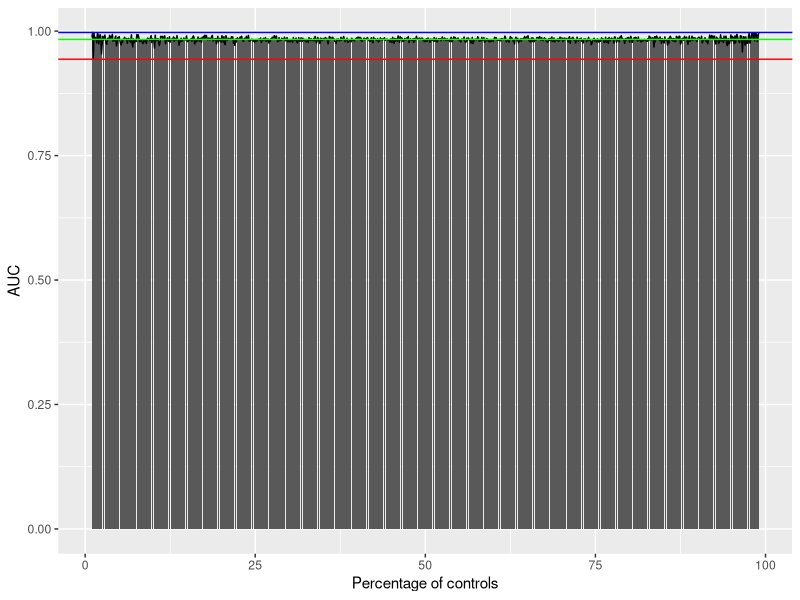
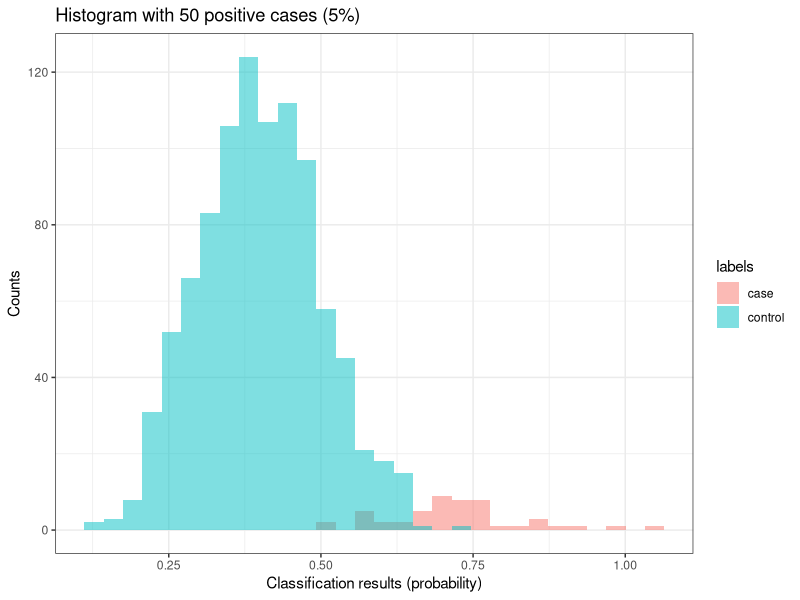
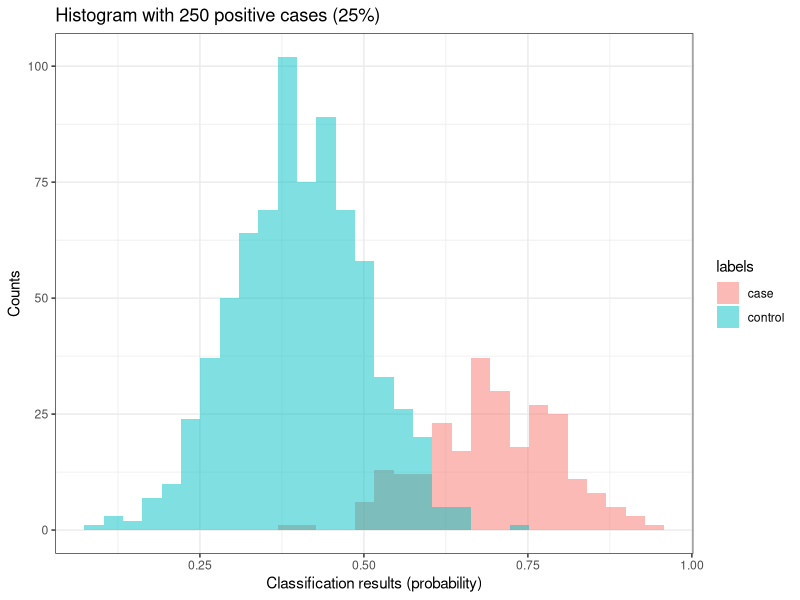
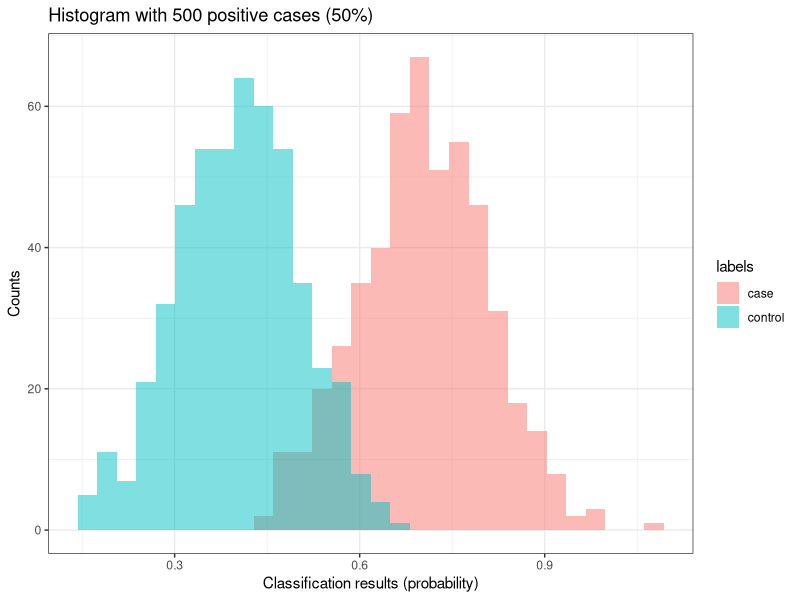
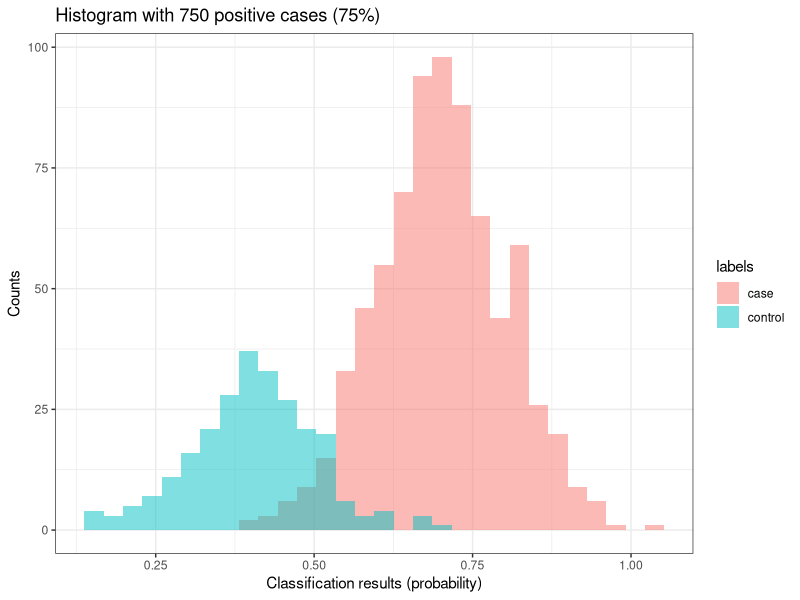
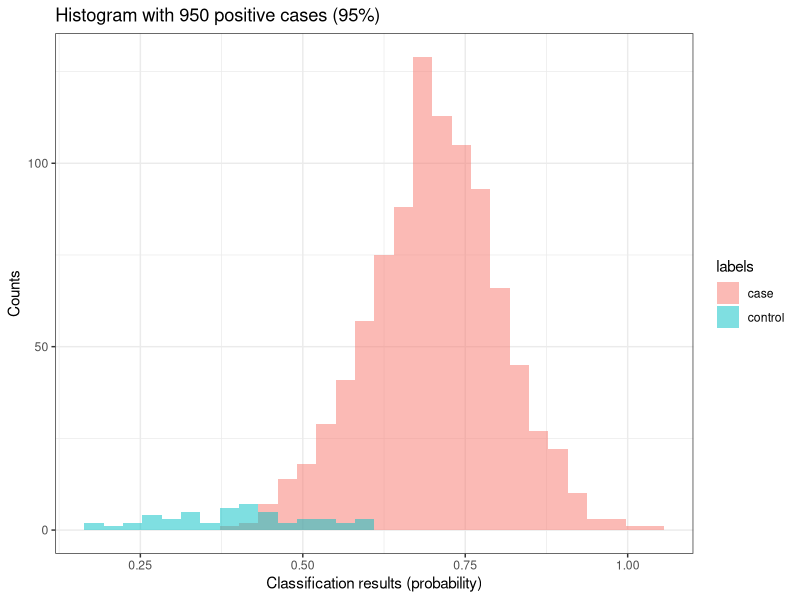

The R script that drew these images, in order:
library(pROC)
library(ggplot2)

# Set seed for reproducibility
set.seed(1)

# Info for controls
control_mean <- 0.4
control_sd <- 0.1

# Info for cases
case_mean <- 0.7
case_sd <- 0.1

all_AUC = c()
all_vals = list()
for(n in c(10:990)){
  # number of cases
  num_cases <- n
  num_controls = 1000 - n
  
  # generate data
  control_data <- rnorm(num_controls, mean = control_mean, sd = control_sd)
  case_data <- rnorm(num_cases, mean = case_mean, sd = case_sd)
  
  # Combine control and case data
  data <- c(control_data, case_data)
  labels <- c(rep("control", num_controls), rep("case", num_cases))
  
  # calculate AUC
  roc_obj <- roc(labels, data)
  auc <- auc(roc_obj)
  all_AUC = c(all_AUC, auc)
  
  # add all vals
  all_vals[[n]] = data.frame(data = data, labels = labels)
}

# plot AUC values
df_plot = data.frame(
  auc = all_AUC,
  perc_cases = (c(10:990)/1000) * 100
)
ggplot(df_plot,aes(perc_cases,auc))+
  geom_bar(stat = "identity") + 
  geom_line() +
  xlab("Percentage of controls")+
  ylab("AUC")+
  geom_hline(yintercept = min(df_plot$auc), col = "red") +
  geom_hline(yintercept = max(df_plot$auc), col = "blue") +
  geom_hline(yintercept = median(df_plot$auc), col = "green")
  
# plot histogram
ggplot(all_vals[[50]],aes(data,fill = labels))+
  geom_histogram(alpha = 0.5, position="identity") + 
  theme_bw() +
  xlab("Classification results (probability)")+
  ylab("Counts")+
  ggtitle("Histogram with 50 positive cases (5%)")

ggplot(all_vals[[250]],aes(data,fill = labels))+
  geom_histogram(alpha = 0.5, position="identity") + 
  theme_bw() +
  xlab("Classification results (probability)")+
  ylab("Counts")+
  ggtitle("Histogram with 250 positive cases (25%)")

ggplot(all_vals[[500]],aes(data,fill = labels))+
  geom_histogram(alpha = 0.5, position="identity") + 
  theme_bw() +
  xlab("Classification results (probability)")+
  ylab("Counts")+
  ggtitle("Histogram with 500 positive cases (50%)")

ggplot(all_vals[[750]],aes(data,fill = labels))+
  geom_histogram(alpha = 0.5, position="identity") + 
  theme_bw() +
  xlab("Classification results (probability)")+
  ylab("Counts")+
  ggtitle("Histogram with 750 positive cases (75%)")

ggplot(all_vals[[950]],aes(data,fill = labels))+
  geom_histogram(alpha = 0.5, position="identity") + 
  theme_bw() +
  xlab("Classification results (probability)")+
  ylab("Counts")+
  ggtitle("Histogram with 950 positive cases (95%)")
